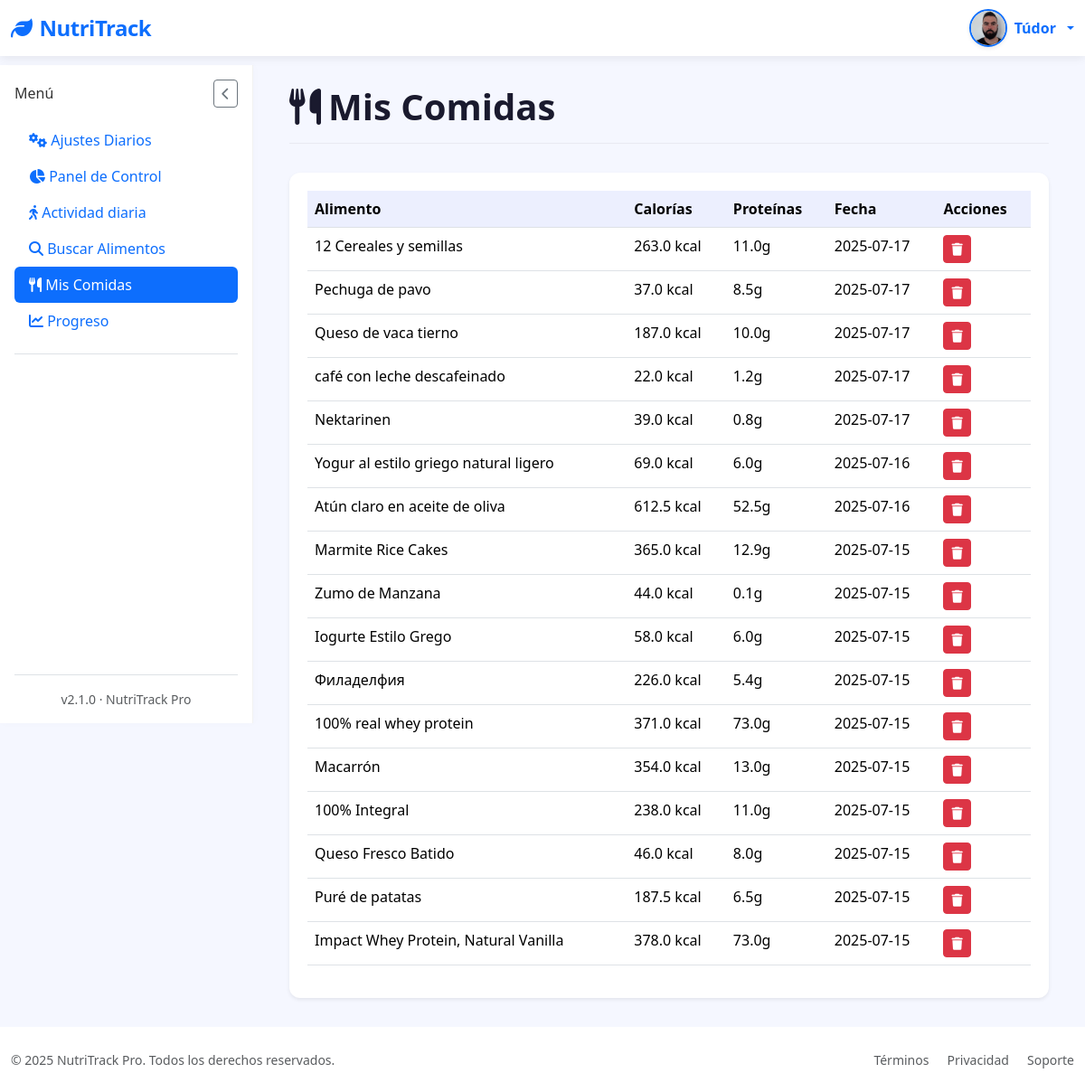
The app's page /mis-comidas (signed in), older data.
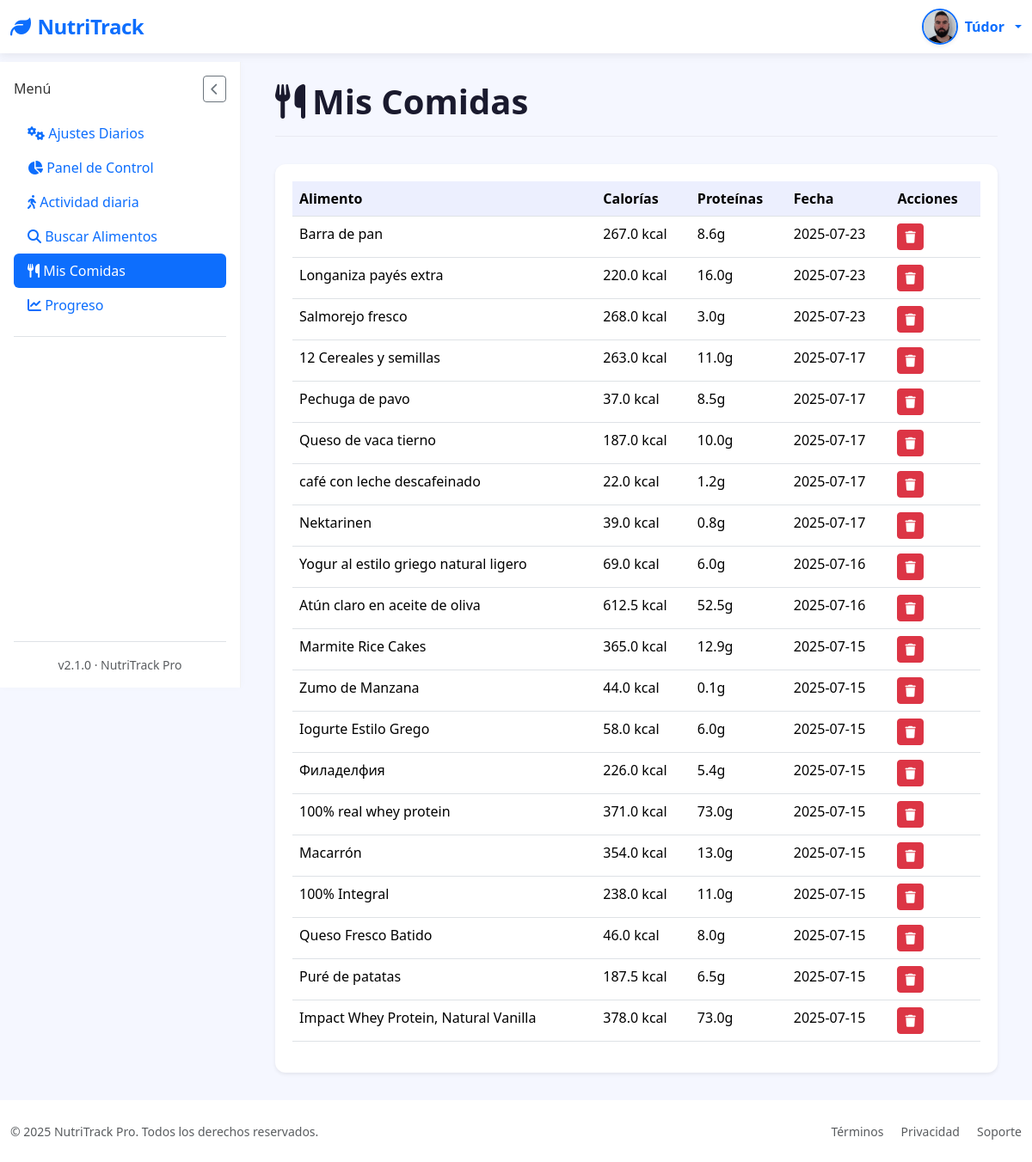
The same page, newer data.
### tables this page shows
CREATE TABLE "loggin" (
	"id"	INTEGER,
	"username"	TEXT NOT NULL,
	"password"	TEXT,
	"email"	TEXT, google_id TEXT, full_name TEXT, birth_date TEXT, height_cm INTEGER, weight_kg INTEGER, gender TEXT, activity_level TEXT, goal TEXT, profile_photo TEXT DEFAULT NULL, preferences TEXT DEFAULT '{}',
	PRIMARY KEY("id" AUTOINCREMENT)
);

CREATE TABLE "food_entries" (
	"id"	INTEGER,
	"user_id"	INTEGER NOT NULL,
	"food_name"	TEXT NOT NULL,
	"calories"	REAL,
	"proteins"	REAL,
	"fats"	REAL,
	"carbs"	REAL,
	"date"	TIMESTAMP DEFAULT CURRENT_TIMESTAMP,
	"created_at"	TEXT,
	PRIMARY KEY("id" AUTOINCREMENT),
	FOREIGN KEY("user_id") REFERENCES "loggin"("id")
);

### app/controllers/MyfoodsController.py (the view)
@app.route('/mis-comidas')
@login_required
def mis_comidas():
    with get_db_cursor() as cur:
        cur.execute("""
            SELECT id, food_name, calories, proteins, date
            FROM food_entries
            WHERE user_id = ?
            ORDER BY date DESC
        """, (current_user.id,))
        comidas = cur.fetchall()
    return render_template('Myfoods/mis_comidas.html', comidas=comidas)

### app/__init__.py (called while the page is built)
@login_manager.user_loader
def load_user(user_id):
    return User.get_by_id(user_id)

### app/conexion.py (called while the page is built)
@contextmanager
def get_db_connection():
    conn = sqlite3.connect(DATABASE)
    conn.row_factory = sqlite3.Row  # Esto permite acceso como diccionario
    try:
        yield conn
    finally:
        conn.close()

@contextmanager
def get_db_cursor():
    with get_db_connection() as conn:
        cursor = conn.cursor()
        try:
            yield cursor
            conn.commit()
        except:
            conn.rollback()
            raise

### app/controllers/UsersController.py (called while the page is built)
@app.context_processor
def inject_prefs():
    if current_user.is_authenticated:
        prefs = get_user_preferences(current_user.id)  # función que recupera las prefs
        return dict(prefs=prefs)
    return dict(prefs=None)

### app/models/LoginGoogleModel.py (called while the page is built)
    @staticmethod
    def get_by_id(user_id):
        with get_db_cursor() as cur:
            cur.execute("SELECT * FROM loggin WHERE id = ?", (user_id,))
            user = cur.fetchone()
            if user:
                return User(
                    id=user['id'],
                    username=user['username'],
                    email=user['email'] if 'email' in user.keys() else None,
                    google_id=user['google_id'] if 'google_id' in user.keys() else None,
                    profile_photo=user['profile_photo'] if 'profile_photo' in user.keys() else None
                )
        return None

### app/models/UsersModel.py (called while the page is built)
def get_user_preferences(user_id):
    with get_db_cursor() as cursor:
        cursor.execute("SELECT preferences FROM loggin WHERE id = ?", (user_id,))
        row = cursor.fetchone()
        try:
            return json.loads(row["preferences"]) if row and row["preferences"] else {}
        except:
            return {}

### app/templates/Myfoods/mis_comidas.html (shortened to what this page needs)
{% extends "base.html" %}
{% block section %}
<div class="page-header">
  <h1 class="page-title">
    <i class="fas fa-utensils me-2"></i>Mis Comidas
  </h1>
</div>
<div class="card border-0 shadow-sm">
  <div class="card-body">
    {% if comidas %}
    <div class="table-responsive">
      <table class="table table-hover">
        <thead>
          <tr>
            <th>Alimento</th>
            <th>Calorías</th>
            <th>Proteínas</th>
            <th>Fecha</th>
            <th>Acciones</th>
          </tr>
        </thead>
        <tbody>
          {% for comida in comidas %}
          <tr>
            <td>{{ comida['food_name'] }}</td>
            <td>{{ comida['calories'] }} kcal</td>
            <td>{{ comida['proteins'] }}g</td>
            <td>{{ comida['date'] }}</td>
            <td>
              <form method="POST" action="{{ url_for('eliminar_comida', comida_id=comida['id']) }}">
                <button type="submit" class="btn btn-sm btn-danger">
                  <i class="fas fa-trash"></i>
                </button>
              </form>
            </td>
          </tr>
          {% endfor %}
        </tbody>
      </table>
    </div>
    {% else %}
    <div class="text-center py-5">
      <i class="fas fa-utensils fa-3x text-muted mb-3"></i>
      <h5 class="fw-medium">No hay comidas registradas</h5>
      <p class="text-muted">Busca y añade alimentos para verlos aquí.</p>
    </div>
    {% endif %}
  </div>
</div>
{% endblock %}

### app/templates/base.html (shortened to what this page needs)
<!DOCTYPE html>
<html lang="es" data-bs-theme="{% if prefs and prefs.dark_mode %}dark{% else %}light{% endif %}">
<head>
    <link href="https://cdn.jsdelivr.net/npm/bootstrap@5.3.2/dist/css/bootstrap.min.css" rel="stylesheet">
    <link rel="stylesheet" href="https://cdn.jsdelivr.net/npm/bootstrap-icons@1.11.1/font/bootstrap-icons.css">
    <link rel="stylesheet" href="https://cdnjs.cloudflare.com/ajax/libs/font-awesome/6.5.2/css/all.min.css" />
    <link href="https://cdn.jsdelivr.net/npm/sweetalert2@11/dist/sweetalert2.min.css" rel="stylesheet">
    <link rel="stylesheet" href="{{ url_for('static', filename='styles/Stylebase.css') }}">
</head>
<body>
    <nav class="navbar navbar-expand-lg navbar-light bg-white">
        <div class="container-fluid">
            <a class="navbar-brand text-primary" href="{{ url_for('logout') }}">
                <i class="fas fa-leaf me-2"></i>NutriTrack
            </a>
            <div class="d-flex align-items-center ms-auto">
  {% if current_user.is_authenticated %}
  <div class="dropdown">
    <a href="#" class="d-flex align-items-center text-decoration-none dropdown-toggle" id="userDropdown" data-bs-toggle="dropdown" aria-expanded="false" style="gap: 0.5rem;">
      {% if current_user.profile_photo %}
        <img src="{{ url_for('static', filename='images/profile_photo/' + current_user.profile_photo) }}"
            alt="Avatar"
            class="rounded-circle shadow-sm"
            style="width: 42px; height: 42px; object-fit: cover; border: 2px solid #0d6efd;">
      {% else %}
        <div class="user-avatar bg-primary text-white rounded-circle d-flex justify-content-center align-items-center shadow-sm"
             style="width: 42px; height: 42px; font-weight: 700; font-size: 1.1rem; user-select: none;">
          {{ current_user.username[0]|upper }}
        </div>
      {% endif %}
      <span class="d-none d-sm-inline fw-semibold text-primary" style="font-size: 1rem;">
        {{ current_user.username }}
      </span>
    </a>
  </div>
  {% endif %}
</div>
        </div>
    </nav>
    <div class="container-fluid flex-grow-1">
        <div class="row h-100 g-0">
            <nav class="sidebar d-flex flex-column p-3" id="sidebar">
                <div class="d-flex justify-content-between align-items-center mb-3">
                    <h6 class="sidebar-title mb-0">Menú</h6>
                    <button id="closeSidebarBtn" class="btn btn-sm btn-outline-secondary d-lg-block">
                        <i class="fas fa-chevron-left"></i>
                    </button>
                </div>
                <ul class="nav nav-pills flex-column mb-auto">
                    <li>
                        <a href="{{ url_for('settings') }}" class="nav-link {% if request.path == url_for('settings') %}active{% endif %}">
                            <i class="fas fa-cogs"></i> Ajustes Diarios
                        </a>
                    </li>
                    <li>
                        <a href="{{ url_for('dashboard') }}" class="nav-link {% if request.path == url_for('dashboard') %}active{% endif %}">
                            <i class="fas fa-chart-pie"></i> Panel de Control
                        </a>
                    </li>
                    <li>
                        <a href="{{ url_for('activity') }}" class="nav-link {% if request.path == url_for('activity') %}active{% endif %}">
                            <i class="fas fa-walking"></i> Actividad diaria
                        </a>
                    </li>
                    <li>
                        <a href="{{ url_for('search_food') }}" class="nav-link {% if request.path == url_for('search_food') %}active{% endif %}">
                            <i class="fas fa-search"></i> Buscar Alimentos
                        </a>
                    </li>
                    <li>
                        <a href="{{ url_for('mis_comidas') }}" class="nav-link {% if request.path == url_for('mis_comidas') %}active{% endif %}">
                            <i class="fas fa-utensils"></i> Mis Comidas
                        </a>
                    </li>
                    <li>
                        <a href="{{ url_for('progreso') }}" class="nav-link {% if request.path == url_for('progreso') %}active{% endif %}">
                            <i class="fas fa-chart-line"></i> Progreso
                        </a>
                    </li>
                    <li class="pt-3 mt-3 border-top">
                    </li>
                </ul>
                <div class="mt-auto pt-3 border-top text-center small text-muted">
                    v2.1.0 · NutriTrack Pro
                </div>
            </nav>
            <main class="main-content" id="mainContent">
                {% block section %}{% endblock %}
            </main>
        </div>
    </div>
    <footer class="bg-white py-4 mt-auto">
        <div class="container-fluid">
            <div class="row align-items-center">
                <div class="col-md-6 text-center text-md-start">
                    <p class="mb-0 small text-muted">&copy; 2025 NutriTrack Pro. Todos los derechos reservados.</p>
                </div>
                <div class="col-md-6 text-center text-md-end">
                    <a href="#" class="text-decoration-none small text-muted me-3">Términos</a>
                    <a href="#" class="text-decoration-none small text-muted me-3">Privacidad</a>
                    <a href="#" class="text-decoration-none small text-muted">Soporte</a>
                </div>
            </div>
        </div>
    </footer>
</body>
</html>

### app/static/styles/StyleBase.css (style rules this page uses)
:root { --primary-color: #4361ee; --secondary-color: #3f37c9; --accent-color: #4cc9f0; --dark-color: #1a1a2e; --light-color: #f8f9fa; --success-color: #4bb543; }
body { font-family: 'Segoe UI', system-ui, -apple-system, sans-serif; background-color: #f5f7ff; color: #333; min-height: 100vh; display: flex; flex-direction: column; overflow-x: hidden; }
.navbar-brand { font-weight: 700; font-size: 1.5rem; letter-spacing: -0.5px; }
.navbar { box-shadow: 0 2px 10px rgba(0, 0, 0, 0.08); background: white !important; position: relative; z-index: 1100; }
.container-fluid.flex-grow-1 { display: flex; flex-direction: column; min-height: calc(100vh - 72px - 70px); padding-left: 0; padding-right: 0; }
.row.h-100 { display: flex; flex-grow: 1; flex-wrap: nowrap; margin-left: 0; margin-right: 0; width: 100%; }
.sidebar { width: 280px; background: white; position: sticky; top: 72px; border-right: 1px solid rgba(0, 0, 0, 0.05); box-shadow: 1px 0 10px rgba(0, 0, 0, 0.02); transition: all 0.3s ease; z-index: 100; display: flex; flex-direction: column; flex-shrink: 0; height: calc(100vh - 72px); padding: 1rem; }
.main-content { flex-grow: 1; flex-basis: 0; padding: 2rem 2.5rem; background-color: #f5f7ff; overflow-y: auto; }
.card-body { padding: 1.25rem; }
.card-body { flex-grow: 1; }
.card { border: none; border-radius: 12px; box-shadow: 0 4px 12px rgba(0, 0, 0, 0.05); transition: transform 0.2s ease, box-shadow 0.2s ease; }
.table { --bs-table-bg: transparent; }
.table > thead { background-color: rgba(67, 97, 238, 0.1); color: var(--primary-color); }
.page-header { display: flex; justify-content: space-between; align-items: center; margin-bottom: 2rem; padding-bottom: 1rem; border-bottom: 1px solid rgba(0, 0, 0, 0.05); }
.page-title { font-weight: 700; color: var(--dark-color); margin: 0; }

Row changes from the older to the newer data that the page shows:
added food_entries: food_name "Barra de pan", calories "267.0", proteins "8.6", date "2025-07-23"
added food_entries: food_name "Longaniza payés extra", calories "220.0", proteins "16.0", date "2025-07-23"
added food_entries: food_name "Salmorejo fresco", calories "268.0", proteins "3.0", date "2025-07-23"
